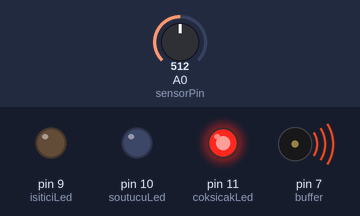
Bench run of a sketch on a simulated Arduino Uno, built with avr-gcc and run on an emulated ATmega328P. Shown: output pins drawn as LEDs (lit = HIGH), buzzer (waves = sounding). The inputs (shaded band) are chosen by the test bench; at power-on: A0 (sensorPin) = 512. What the sketch prints to the serial monitor is not drawn.

Above: at 1.3 s.
1.4 s: A0 (sensorPin) set to 87
2.9 s: A0 (sensorPin) set to 77
At 4.2 s:
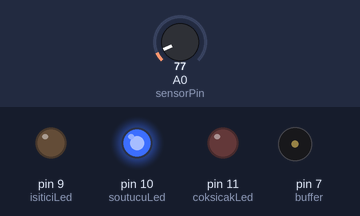
4.5 s: A0 (sensorPin) set to 30
At 5.4 s:
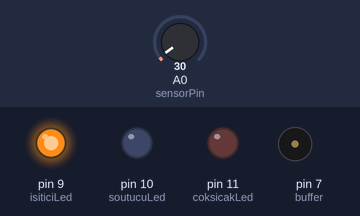
6.0 s: A0 (sensorPin) set to 47
7.5 s: A0 (sensorPin) set to 56
At 7.9 s:
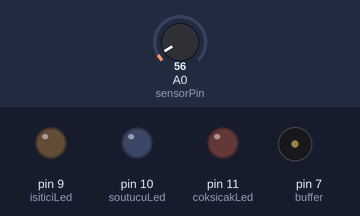
9.0 s: A0 (sensorPin) set to 20
At 10.3 s:
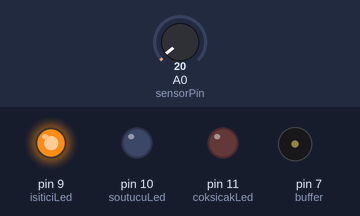
Timing chart, 0 to 11.5 s (numbered marks = the images above; inputs shaded):
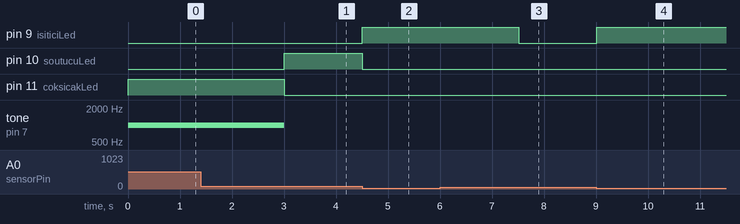

Measured:
- the behaviour switches between 82 and 81 on A0 (sensorPin) (found by bisection; images 0 and 1)
- the behaviour switches between 51 and 52 on A0 (sensorPin) (found by bisection; images 2 and 3)
- after the input at 2.9 s, pin 10 (soutucuLed): LOW → HIGH after 0.11 s; pin 11 (coksicakLed): HIGH → LOW after 0.11 s; tone on pin 7 (buffer): 1000 Hz → silent after 0.11 s
- after the input at 4.5 s, pin 9 (isiticiLed): LOW → HIGH at once; pin 10 (soutucuLed): HIGH → LOW at once
- after the input at 6.0 s, every drawn part: stays the same
- after the input at 7.5 s, pin 9 (isiticiLed): HIGH → LOW at once
- after the input at 9.0 s, pin 9 (isiticiLed): LOW → HIGH at once

The sketch:

sketch.ino
```cpp
const int sensorPin = A0;
const int isiticiLed = 9;
const int soutucuLed = 10;
const int coksicakLed = 11;
const int buffer = 7;

void setup(){
  pinMode(isiticiLed, OUTPUT);
  pinMode(soutucuLed, OUTPUT);
  pinMode(buffer, OUTPUT);
  pinMode(coksicakLed, OUTPUT);
  Serial.begin(9600);
}

void loop(){
  int hamDeger = analogRead(sensorPin);
  float voltaj = hamDeger *  (5000.0 / 1024.0);
  float sicaklik = voltaj / 10.0;

  Serial.print("Sicaklik: ");
  Serial.print(sicaklik);
  Serial.print(" C ");

  if (sicaklik < 20.0){
    digitalWrite(isiticiLed, HIGH);
  }
  else if(sicaklik >= 25.0){
    digitalWrite(isiticiLed, LOW);
  }
  if(sicaklik > 30.0){
    digitalWrite(soutucuLed, HIGH);
  }
  else if(sicaklik <= 27.0){
    digitalWrite(soutucuLed, LOW);
  }
  if(sicaklik >= 40.0){
    tone(buffer, 1000);
    digitalWrite(coksicakLed, HIGH);
    digitalWrite(soutucuLed, LOW);
  }
  else{
    digitalWrite(coksicakLed, LOW);
    noTone(buffer);
  }
  delay(500);

}
```
